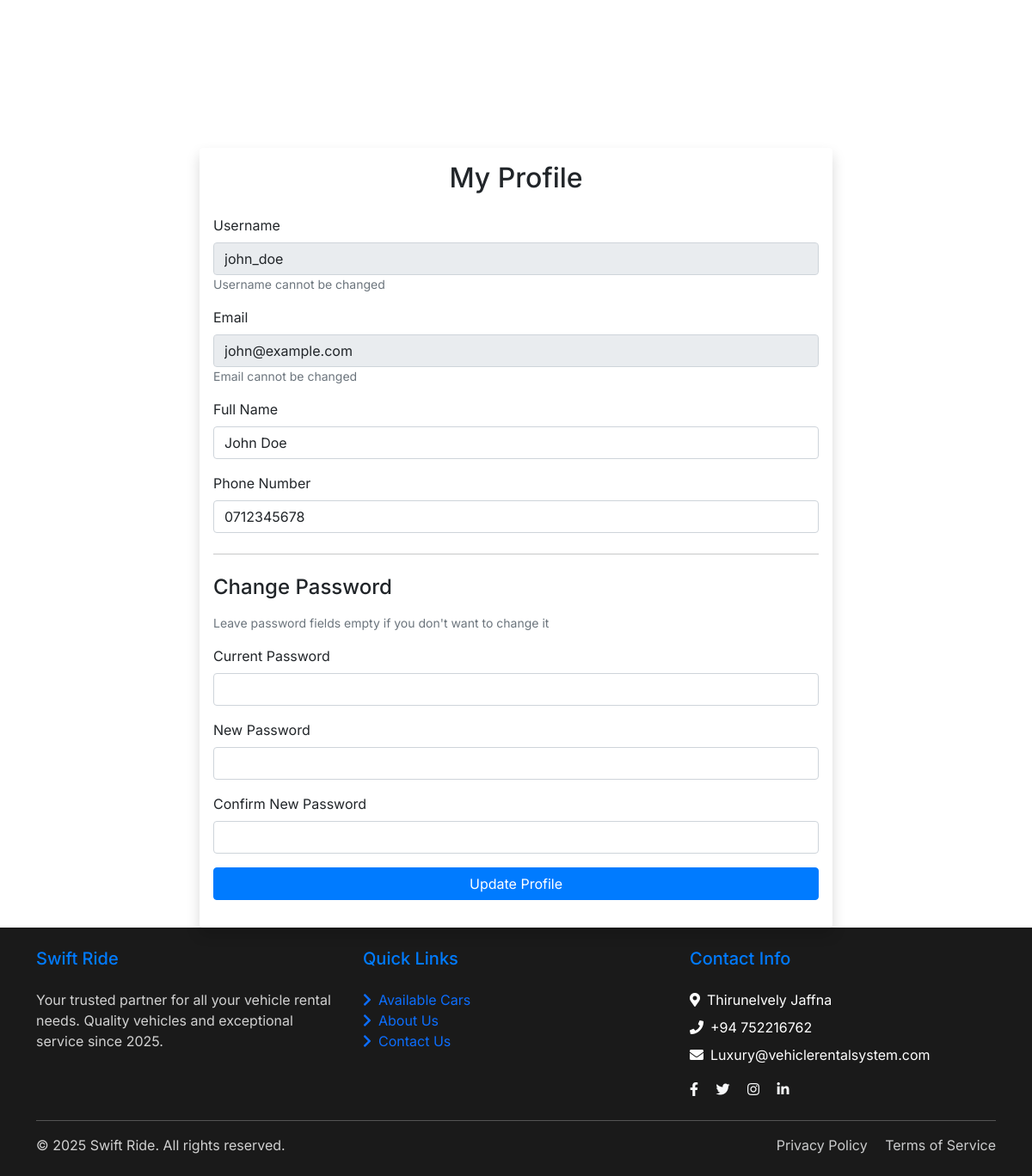
The app's page /profile.php (signed in) with its own data.
### tables this page shows
CREATE TABLE `users` (
  `user_id` int(11) NOT NULL,
  `username` varchar(50) NOT NULL,
  `password` varchar(255) NOT NULL,
  `name` varchar(100) NOT NULL,
  `email` varchar(100) NOT NULL,
  `phone` varchar(20) NOT NULL,
  `created_at` timestamp NOT NULL DEFAULT current_timestamp()
);

### profile.php (the view, shortened to what this page needs)
<?php
$user_id = $_SESSION['user_id'];
$conn = Connect();
$stmt = $conn->prepare("SELECT username, name, email, phone FROM users WHERE user_id = ?");
$stmt->bind_param("i", $user_id);
$stmt->execute();
$result = $stmt->get_result();
$user = $result->fetch_assoc();
include 'includes/header.php';
?>
<div class="container mt-5 pt-5">
    <div class="row justify-content-center">
        <div class="col-md-8">
            <div class="card shadow">
                <div class="card-body">
                    <h2 class="card-title text-center mb-4">My Profile</h2>
                    <form method="POST" action="">
                        <div class="mb-3">
                            <label for="username" class="form-label">Username</label>
                            <input type="text" class="form-control" id="username" value="<?php echo htmlspecialchars($user['username']); ?>" readonly>
                            <small class="text-muted">Username cannot be changed</small>
                        </div>
                        <div class="mb-3">
                            <label for="email" class="form-label">Email</label>
                            <input type="email" class="form-control" id="email" value="<?php echo htmlspecialchars($user['email']); ?>" readonly>
                            <small class="text-muted">Email cannot be changed</small>
                        </div>
                        <div class="mb-3">
                            <label for="name" class="form-label">Full Name</label>
                            <input type="text" class="form-control" id="name" name="name" value="<?php echo htmlspecialchars($user['name']); ?>" required>
                        </div>
                        <div class="mb-3">
                            <label for="phone" class="form-label">Phone Number</label>
                            <input type="text" class="form-control" id="phone" name="phone" value="<?php echo htmlspecialchars($user['phone']); ?>">
                        </div>
                        <hr class="my-4">
                        <h4 class="mb-3">Change Password</h4>
                        <p class="text-muted small">Leave password fields empty if you don't want to change it</p>
                        <div class="mb-3">
                            <label for="current_password" class="form-label">Current Password</label>
                            <input type="password" class="form-control" id="current_password" name="current_password">
                        </div>
                        <div class="mb-3">
                            <label for="new_password" class="form-label">New Password</label>
                            <input type="password" class="form-control" id="new_password" name="new_password">
                        </div>
                        <div class="mb-3">
                            <label for="confirm_password" class="form-label">Confirm New Password</label>
                            <input type="password" class="form-control" id="confirm_password" name="confirm_password">
                        </div>
                        <div class="d-grid gap-2">
                            <button type="submit" class="btn btn-primary">Update Profile</button>
                        </div>
                    </form>
                </div>
            </div>
        </div>
    </div>
</div>
<?php
include 'includes/footer.php';
?>

### assets/css/style.css (style rules this page uses)
.card { transition: transform 0.2s; border: none; }
.btn-primary { background-color: #007bff; border-color: #007bff; }

### records on screen
users: username "john_doe", email "john@example.com", name "John Doe", phone "0712345678"
